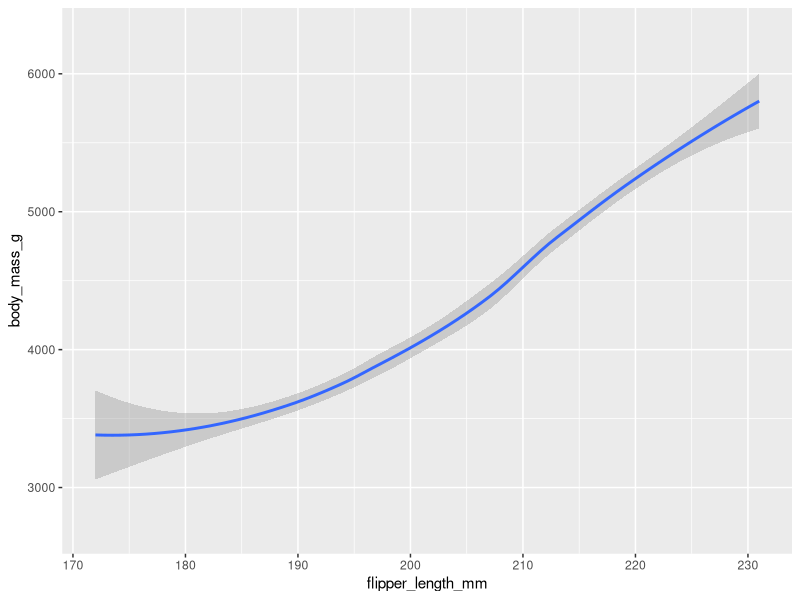
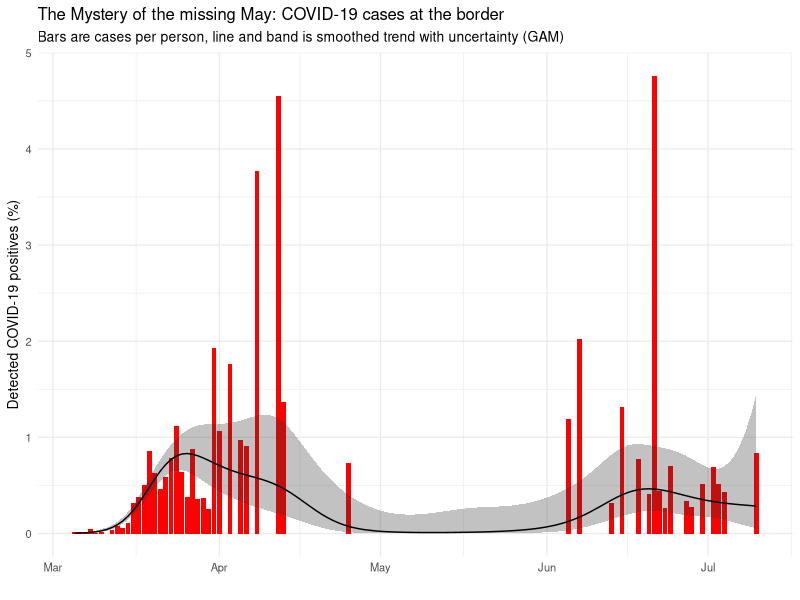

These figures' R source, in order:
## ---- chunk 1
library(tidyverse)
library(palmerpenguins)
penguins = na.omit(penguins)
#data(package = 'palmerpenguins')
knitr::opts_chunk$set(echo = TRUE)
knitr::opts_chunk$set(fig.dim=c(4.8, 4.5), fig.retina=2, out.width="100%")
## ---- chunk 2

## ---- chunk 3
penguins
## ---- chunk 4

## ---- chunk 5

## ---- chunk 6

## ---- chunk 7

## ---- chunk 8

## ---- chunk 9

## ---- chunk 10

## ---- chunk 11

## ---- chunk 12

## ---- chunk 13

## ---- chunk 14

## ---- chunk 15
aes(x = flipper_length_mm, 
    y = body_mass_g,
    colour = species)
## ---- chunk 16

## ---- chunk 17

## ---- chunk 18

## ---- chunk 19

## ---- chunk 20
ggplot(data = penguins) +
  geom_point(mapping = aes(x=flipper_length_mm, y=body_mass_g), alpha=0) +
  geom_smooth(
    mapping = aes(
      x = flipper_length_mm,
      y = body_mass_g
      )
    )
## ---- chunk 21

## ---- chunk 22

## ---- chunk 23

## ---- chunk 24

## ---- chunk 25

## ---- chunk 26

## ---- chunk 27

## ---- chunk 28

## ---- chunk 29
border_plot <- read_csv(here::here("data/covid_arrivals/border_plot.csv"))
ggplot(border_plot) +
  aes(x=Date, y=fit) +
  geom_col(aes(x=Date, y=cases_per_arrival), fill='red') +
  geom_ribbon(aes(ymin=lwr, ymax=upr), alpha=0.3) +
  geom_line() +
  ylab("Detected COVID-19 positives (%)") +
  xlab("") +
  theme_minimal(base_size=10) +
  ggtitle("The Mystery of the missing May: COVID-19 cases at the border",
          subtitle = "Bars are cases per person, line and band is smoothed trend with uncertainty (GAM)")
